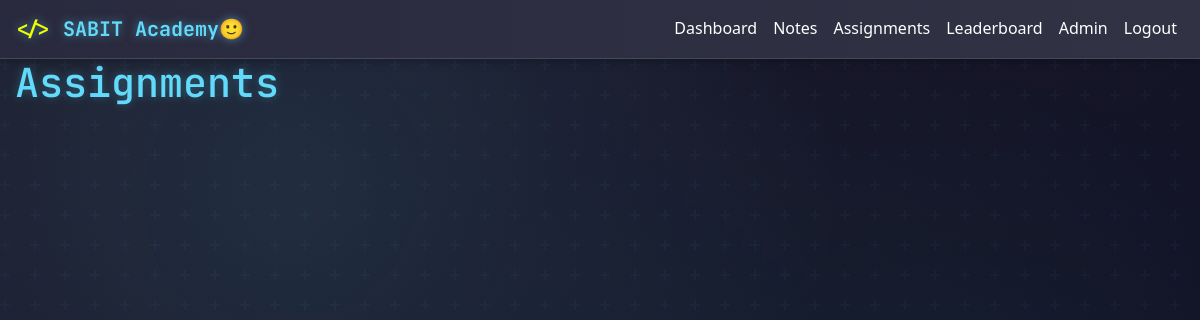
Before: /student/assignments (signed in) with the older database file.
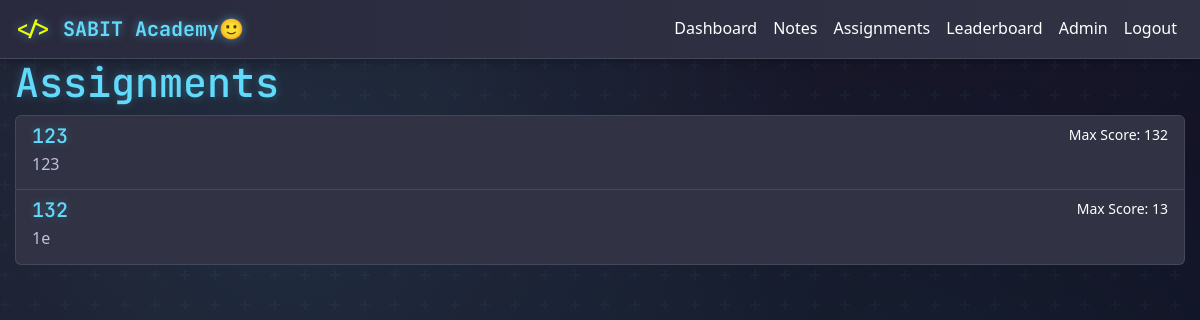
After: the same page with the newer database file.
### app/models.py (models this page shows)
class Assignment(db.Model):
    id = db.Column(db.Integer, primary_key=True)
    title = db.Column(db.String(140))
    description = db.Column(db.Text)
    max_score = db.Column(db.Integer)
    submissions = db.relationship('Submission', backref='assignment', lazy='dynamic')

### app/student/routes.py (the view)
@bp.route('/assignments')
@login_required
def list_assignments():
    assignments = Assignment.query.order_by(Assignment.id.desc()).all()
    return render_template('student/assignments.html', assignments=assignments)

### app/models.py (called while the page is built)
@login.user_loader
def load_user(id):
    return User.query.get(int(id))

### app/templates/student/assignments.html (shortened to what this page needs)
{% extends "base.html" %}
{% block content %}
    <h1>Assignments</h1>
    <div class="list-group">
        {% for assignment in assignments %}
            <a href="{{ url_for('student.view_assignment', id=assignment.id) }}" class="list-group-item list-group-item-action">
                <div class="d-flex w-100 justify-content-between">
                    <h5 class="mb-1">{{ assignment.title }}</h5>
                    <small>Max Score: {{ assignment.max_score }}</small>
                </div>
                <p class="mb-1">{{ assignment.description | replace('\n', ' ') | truncate(150) }}</p>
            </a>
        {% endfor %}
    </div>
{% endblock %}

Changed rows visible on the page:
added Assignment: title "123", max_score "132", description "123"
added Assignment: title "132", max_score "13", description "1e"
